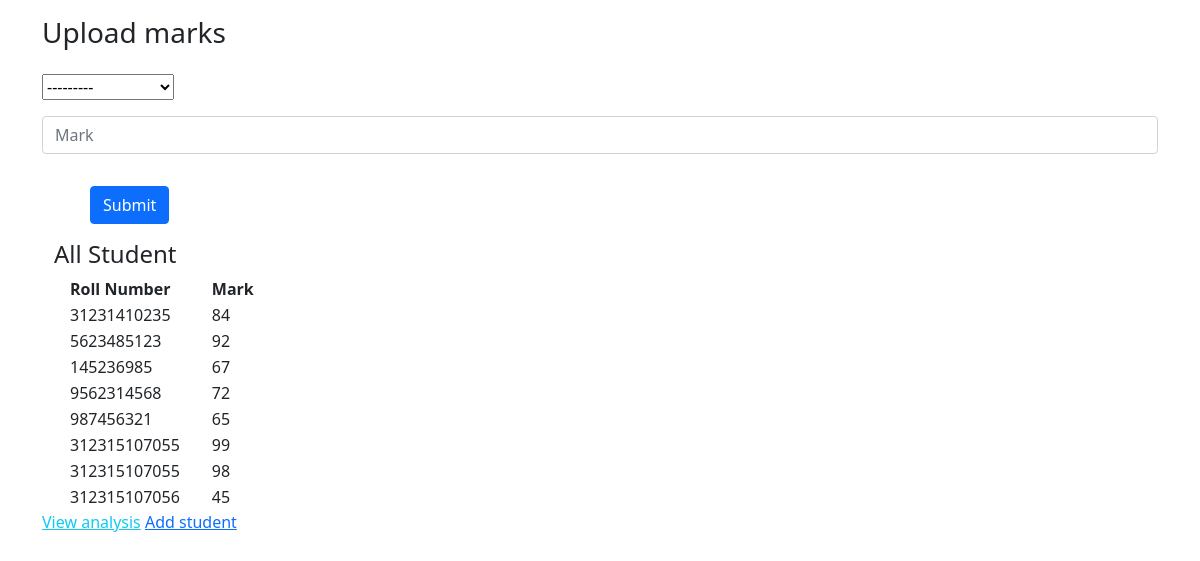
Screenshot of /api/student/add-mark with the database file from the repository.
### student/models.py (models this page shows)
class Report(models.Model):
    credential = models.ForeignKey(Credential, on_delete=models.CASCADE, default=None)
    mark = models.IntegerField(default=None)
    def __str__(self):
        return str(self.credential)

class Credential(models.Model):
    name = models.CharField(max_length=200, default=None)
    rollNum = models.CharField(max_length=200, unique=True,default=None)
    dob = models.DateField(default=None)
    def __str__(self):
        return str(self.rollNum)

### student/views.py (the view)
# urls.py: path('add-mark', views.addMark, name='addMark'),
def addMark(req):
    submitted = False
    if(req.method == 'POST'):
        form = MarkForm(req.POST)
        if form.is_valid():
            form.save()
            return HttpResponseRedirect('/api/student/add-mark')
        else:
            form = MarkForm()
            if 'submitted' in req.GET:
                submitted = True
        list = Report.objects.all().distinct()
    elif req.method == 'GET':
        form = MarkForm()
        list = Report.objects.order_by('credential')
    print(list)
    context = {'form' : form, 'submitted' : submitted, 'list': list}
    return render(req,'addMark.html', context)

### student/forms.py
class MarkForm(ModelForm):
    class Meta:
        model = Report
        fields = '__all__'
        labels = {
            'credential': '',
            'mark': '',
        }
        student_arr = {}
        saved_std = Credential.objects.all()
        print(saved_std)
        widgets = {
            'credential':forms.Select(choices=student_arr),
            'mark': forms.TextInput(attrs={'class':'form-control','placeholder':'Mark'}),
        }

### student/templates/addMark.html (shortened to what this page needs)
{% extends 'base.html' %}
{% block div %}
<div class="justify-content-center pt-3">
  {% if submitted %}
  <h3>Your form is submitted</h3>
  {% else %}
  <div>
      <h3>Upload marks</h3>
      <form action="{% url 'addMark' %}" method="POST">
          <div class='pt-3'>
            {{ form.as_p }}
          </div>
          <div class='pt-3 px-5'>
            <button type="submit" class="btn btn-primary ">Submit</button>
          </div>
      </form>
  </div>
  {% endif %}
</div>
<div>
  <div class="container justify-content-center pt-3">
    <h4>All Student</h4>
    <table>
      <tr>
        <th class="px-3">Roll Number</th>
        <th class="px-3">Mark</th>
      </tr>
    {% for lt in list %}
      <tr>
        <td class="px-3">{{ lt }}</td>
        <td class="px-3">{{ lt.mark }}</td>
      </tr>
    {% endfor %}
  </table>
  </div>
  <footer>
    <a href="{% url 'result' %}" class="link-info">View analysis</a>
    <a href="{% url 'details' %}" class="link-primary">Add student</a>
  </footer>
</div>
{% endblock %}

### rows the page displays
Report: credential.rollNum "31231410235", mark "84"
Report: credential.rollNum "5623485123", mark "92"
Report: credential.rollNum "145236985", mark "67"
Report: credential.rollNum "9562314568", mark "72"
Report: credential.rollNum "987456321", mark "65"
Report: credential.rollNum "312315107055", mark "99"
Report: credential.rollNum "312315107055", mark "98"
Report: credential.rollNum "312315107056", mark "45"
